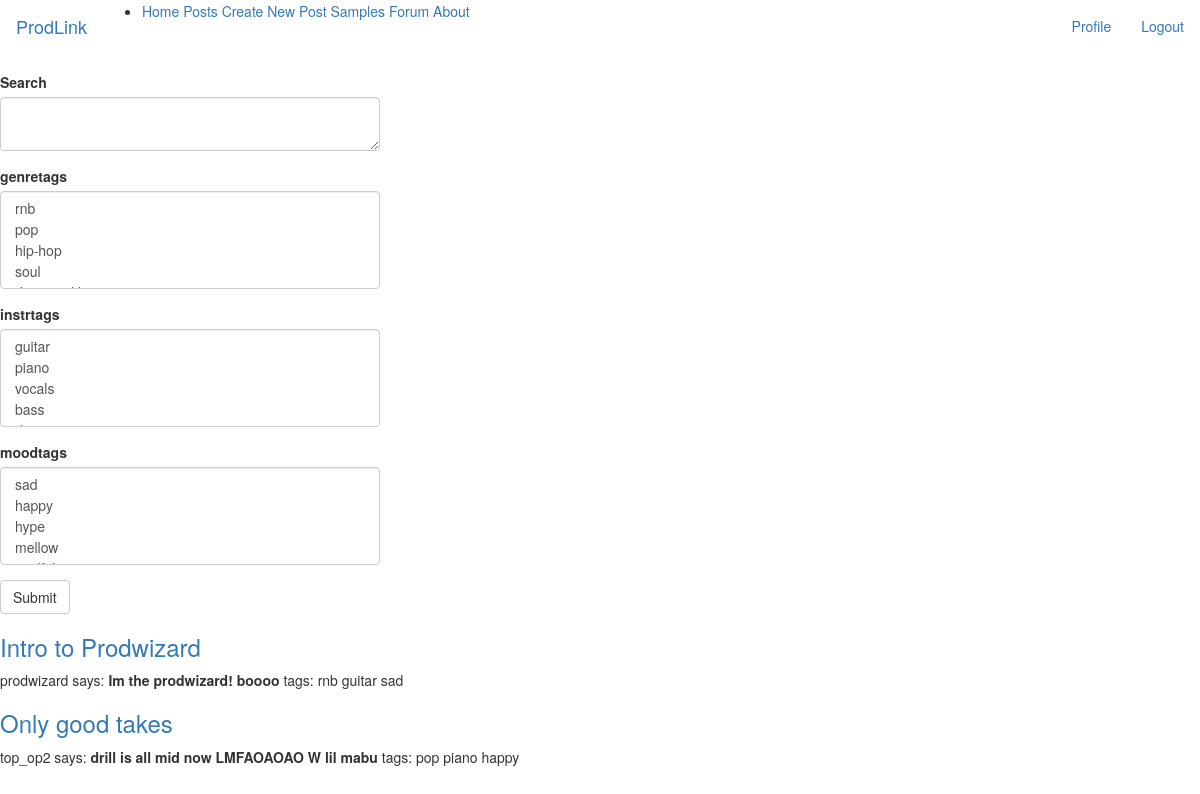
The app's page /samplesforum (signed in) with its own data.
### app/models.py (models this page shows, shortened)
class Post(db.Model):
    id = db.Column(db.Integer, primary_key=True)
    title = db.Column(db.String(140))
    body = db.Column(db.String(140))
    timestamp = db.Column(db.DateTime, index=True, default=datetime.utcnow)
    audio_file = db.Column(db.String(255))
    user_id = db.Column(db.Integer, db.ForeignKey('user.id'))
    tags = db.relationship("Tag", secondary=tag_post_association, back_populates="posts")
    comments = db.relationship("Comment", secondary=comment_post_association, back_populates="posts")

class User(UserMixin, db.Model):
    id = db.Column(db.Integer, primary_key=True)
    username = db.Column(db.String(64), index=True, unique=True)
    email = db.Column(db.String(120), index=True, unique=True)
    password_hash = db.Column(db.String(128))
    posts = db.relationship('Post', backref='author', lazy='dynamic')

class Tag(db.Model):
    id = db.Column(db.Integer, primary_key=True)
    name = db.Column(db.String(64), index=True, unique=True)
    posts = db.relationship("Post", secondary=tag_post_association, back_populates="tags")
    tag_type = db.Column(db.String(64), index=True)
    collaborations = db.relationship("Collaboration", secondary=tag_collab_association, back_populates="tags")

### app/routes.py (the view, shortened to what this page needs)
@app.route('/samplesforum', methods=['GET','POST'])
def samples_forum():
    form = SearchForm()
    form.genretags.choices = [(a.id, a.name) for a in Tag.query.filter_by(tag_type='genre')]
    form.instrtags.choices = [(a.id, a.name) for a in Tag.query.filter_by(tag_type='instr')]
    form.moodtags.choices = [(a.id, a.name) for a in Tag.query.filter_by(tag_type='mood')]
    posts_display = Post.query.all()
    posts_display = list(set(posts_display))
    return render_template('samplesforum.html', form=form, posts=posts_display)

### app/forms.py
class SearchForm(FlaskForm):
    title = TextAreaField('Search')
    genretags = SelectMultipleField('genretags', coerce=int, choices=[], render_kw={"multiple": "true"})
    instrtags = SelectMultipleField('instrtags', coerce=int, choices=[], render_kw={"multiple": "true"})
    moodtags = SelectMultipleField('moodtags', coerce=int, choices=[], render_kw={"multiple": "true"})
    submit = SubmitField('Submit')

### app/models.py (called while the page is built)
@login.user_loader
def load_user(id):
    return User.query.get(int(id))

### app/templates/samplesforum.html
{% extends "base.html" %}
{% import 'bootstrap/wtf.html' as wtf %}
{% block content %}
    <div class="row">
    <div class="col-md-4">
        {{ wtf.quick_form(form) }}
    </div>
    </div>
    {% for post in posts %}
    <h3><a href="{{ url_for('post', post_id=post.id) }}">{{ post.title }}</a></h3>
    <p>
    {{ post.author.username }} says: <b>{{ post.body }}</b>
        tags:
        {% for tag in post.tags %}
        {{ tag.name }}
        {% endfor %}
    </p>
    {% endfor %}
{% endblock %}

### records on screen
Post: title "Intro to Prodwizard", author.username "prodwizard", body "Im the prodwizard! boooo"
Tag: name "rnb"
Tag: name "guitar"
Tag: name "sad"
Post: title "Only good takes", author.username "top_op2", body "drill is all mid now LMFAOAOAO W lil mabu"
Tag: name "pop"
Tag: name "piano"
Tag: name "happy"
